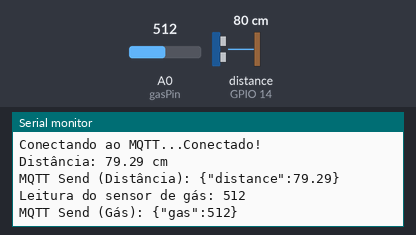
This sketch was run on a simulated ESP8266 (NodeMCU). Shown: the last lines printed to the serial monitor. Wiring (inferred from the names in the program): ultrasonic range finder: trigger GPIO 12; echo GPIO 14. The test bench sets the inputs (shaded band); at power-on: distance to the obstacle (sensor on GPIO 14) 80 cm, A0 (gasPin) = 512. The echo pulse lasts 58.3 µs per cm; WiFi joins after 1.5 s; servers stay silent unless stated; no MQTT or app messages arrive unless stated.

Above: at 2.7 s.
2.8 s: distance to the obstacle (sensor on GPIO 14) set to 2 cm
At 4.9 s:
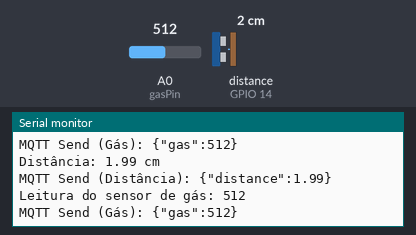
5.5 s: A0 (gasPin) set to 716
At 6.6 s:
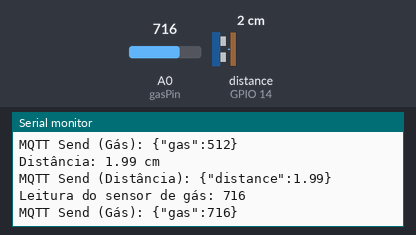
8.2 s: distance to the obstacle (sensor on GPIO 14) set to 4 cm
At 10.1 s:
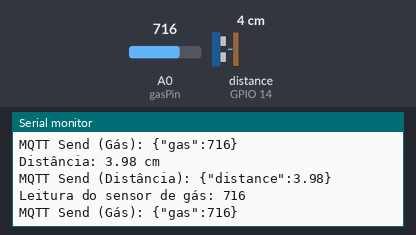
10.9 s: A0 (gasPin) set to 900
At 13.1 s:
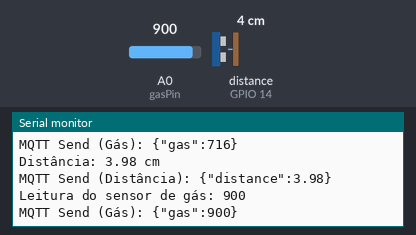
Timing chart, 0 to 14.6 s (numbered marks = the images above; inputs shaded):
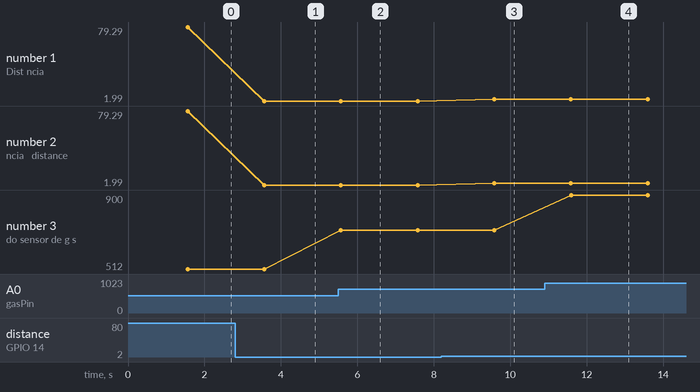

Measured:
- after the input at 2.8 s, the serial monitor: prints a new line after 0.76 s (image 1)
- after the input at 5.5 s, the serial monitor: prints a new line after 0.07 s (image 2)
- after the input at 8.2 s, the serial monitor: prints a new line after 1.4 s (image 3)
- after the input at 10.9 s, the serial monitor: prints a new line after 0.69 s (image 4)
- plotted number 1: 79.29 → 1.99 after the input at 2.8 s, 1.99 → 3.98 after the input at 8.2 s
- plotted number 2: 79.29 → 1.99 after the input at 2.8 s, 1.99 → 3.98 after the input at 8.2 s
- plotted number 3: 512 → 716 after the input at 5.5 s, 716 → 900 after the input at 10.9 s

The sketch:

WiFi_MQTT_Projeto.ino
```cpp
#include <ESP8266WiFi.h>
#include <PubSubClient.h>

// ----- WiFi -----
const char* ssid = "RIBEIRO";
const char* password = "PaesRibeiro";

// ----- Ultrassônico -----
const int trigPin = 12;
const int echoPin = 14;

// ----- Sensor de Gás MQ-2 -----
const int gasPin = A0;  // Entrada analógica do ESP8266

// ----- MQTT -----
const char* mqtt_server = "192.168.16.108";
const int mqtt_port = 1883;
const char* mqtt_topic_distance = "IFSCTub/ETCC001/distancia";
const char* mqtt_topic_gas = "IFSCTub/ETCC001/gas";

WiFiClient espClient;
PubSubClient mqttClient(espClient);

// ===== FUNÇÕES =====

void setup_wifi() {
  Serial.print("Conectando ao WiFi...");
  WiFi.begin(ssid, password);
  while (WiFi.status() != WL_CONNECTED) {
    delay(500); Serial.print(".");
  }
  Serial.println("\nWiFi conectado! IP: " + WiFi.localIP().toString());
}

void verify_wifi() {
  if (WiFi.status() != WL_CONNECTED) {
    Serial.println("WiFi caiu! Reconectando...");
    setup_wifi();
  }
}

void reconnect_mqtt() {
  while (!mqttClient.connected()) {
    Serial.print("Conectando ao MQTT...");
    if (mqttClient.connect("ESP8266Client")) {
      Serial.println("Conectado!");
    } else {
      Serial.print("Falha, rc=");
      Serial.print(mqttClient.state());
      Serial.println(" tentando em 5s...");
      delay(5000);
    }
  }
}

// ---- Sensor Ultrassônico ----
float distance_measure() {
  digitalWrite(trigPin, LOW);
  delayMicroseconds(2);
  digitalWrite(trigPin, HIGH);
  delayMicroseconds(10);
  digitalWrite(trigPin, LOW);

  long duration = pulseIn(echoPin, HIGH);
  float distance = duration * 0.034 / 2;

  Serial.print("Distância: ");
  Serial.print(distance);
  Serial.println(" cm");

  return distance;
}

// ---- Sensor de Gás MQ-2 ----
int read_gas() {
  int sensorValue = analogRead(gasPin);

  Serial.print("Leitura do sensor de gás: ");
  Serial.println(sensorValue);

  return sensorValue;
}

// ===== SETUP =====
void setup() {
  Serial.begin(115200);

  pinMode(trigPin, OUTPUT);
  pinMode(echoPin, INPUT);

  setup_wifi();
  mqttClient.setServer(mqtt_server, mqtt_port);
}

// ===== LOOP =====
void loop() {
  verify_wifi();
  if (!mqttClient.connected()) reconnect_mqtt();
  mqttClient.loop();

  char msg[200];

  // ---------- DISTÂNCIA ----------
  float distance = distance_measure();
  snprintf(msg, sizeof(msg), "{\"distance\":%.2f}", distance);
  mqttClient.publish(mqtt_topic_distance, msg);
  Serial.println(String("MQTT Send (Distância): ") + msg);

  // ---------- SENSOR DE GÁS ----------
  int gas_value = read_gas();
  snprintf(msg, sizeof(msg), "{\"gas\":%d}", gas_value);
  mqttClient.publish(mqtt_topic_gas, msg);
  Serial.println(String("MQTT Send (Gás): ") + msg);

  delay(2000); // Ajuste conforme necessário
}
```
